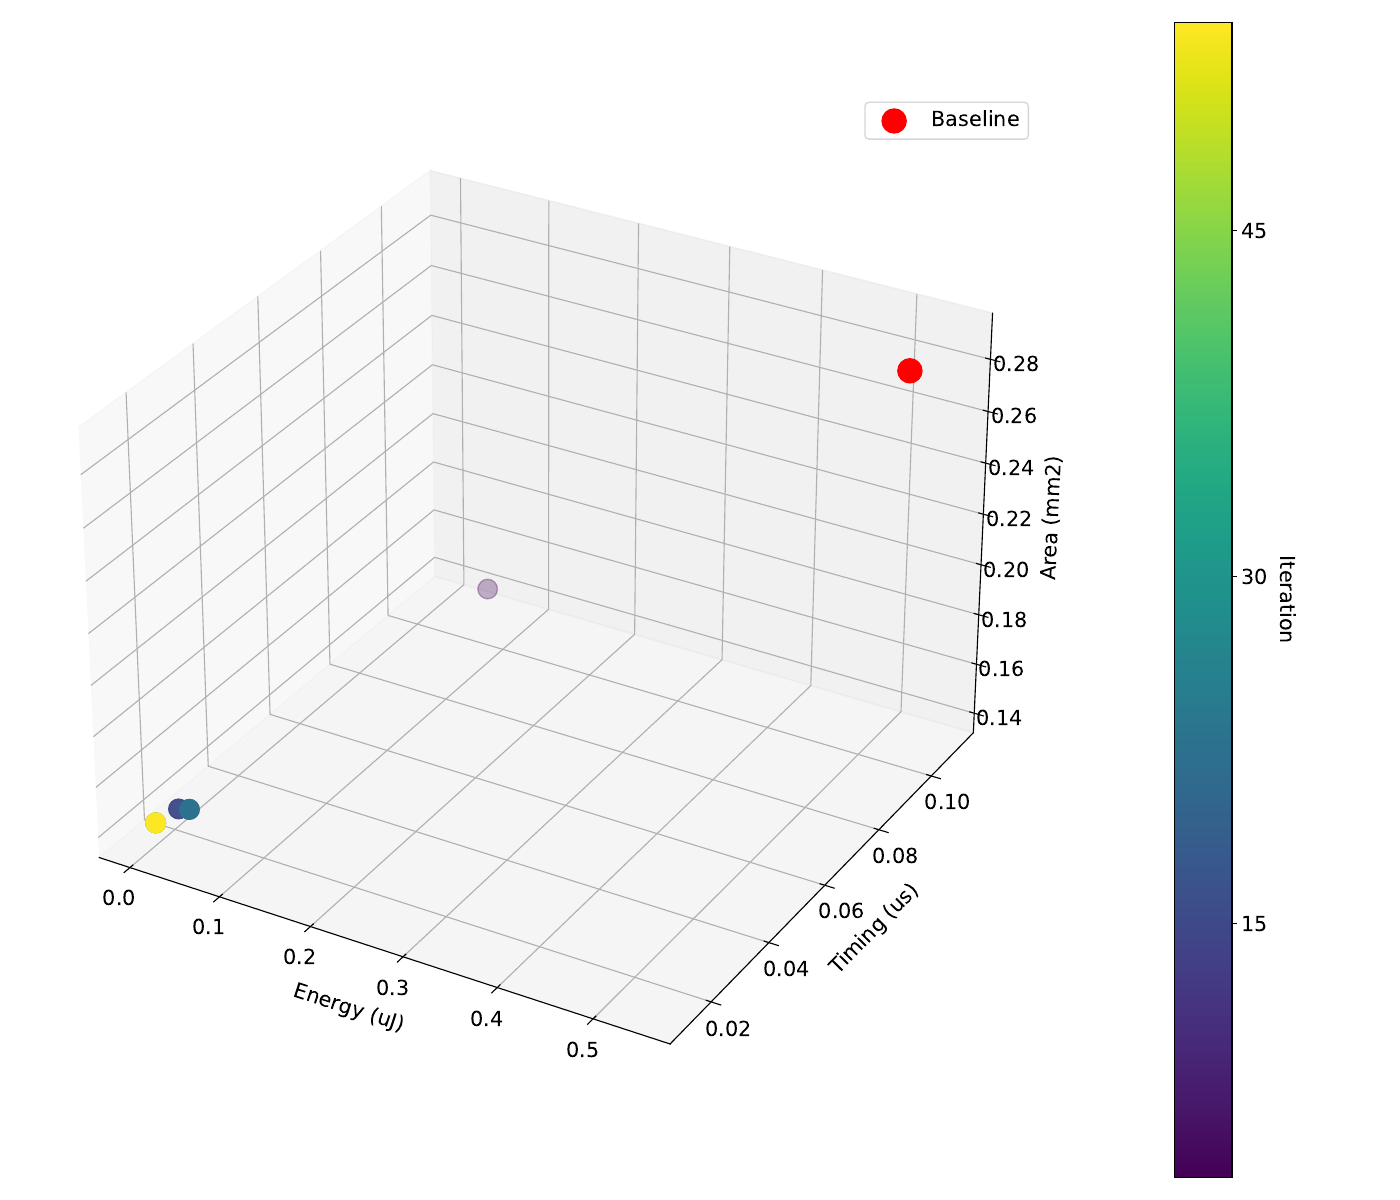

Write Python code to recreate this figure.
from __future__ import annotations

from argparse import ArgumentParser
from typing import List, Tuple

from botorch.utils.multi_objective import is_non_dominated
from matplotlib import pyplot as plt
from mpl_toolkits.mplot3d import Axes3D
from torch import Tensor
from database import Point, PointSet
from utils import read_metric_file

POINT_SIZE: int = 200
BASELINE_SIZE: int = 300
CMAP: str = "viridis"

def filter_constraints(
    points: PointSet, constraints: List[float]
) -> Tuple[PointSet, PointSet]:
    assert len(constraints) == 4, "Constraints should have 4 values"

    indices: List[int] = [
        i for i, point in enumerate(points) if point.is_eligible(constraints)
    ]

    return points.subset(indices), points.exclude(indices)


def get_pareto_set(points: PointSet) -> Tuple[PointSet, PointSet]:
    y_list = points.to_list_compare()

    y: Tensor = Tensor(y_list)  # type: ignore
    output = is_non_dominated(y)
    indices = [i for i, x in enumerate(output) if x]
    assert len(output.shape) == 1, "output should be 1D"

    return points.subset(indices), points.exclude(indices)


def get_label(metric: str) -> str:
    if metric == "accuracy":
        return "Accuracy (%)"
    elif metric == "energy":
        return "Energy (uJ)"
    elif metric == "performance":
        return "Timing (us)"
    elif metric == "area":
        return "Area (mm2)"
    else:
        raise ValueError(f"Unknown metric: {metric}")


def plot_3d_scatter(
    num_iters: int,
    metrics: List[str],
    pareto_set: PointSet,
    dominated_set: PointSet | None,
    uneligible_set: PointSet | None,
    baseline: Point | None,
    notes: List[int],
    labels: List[str],
    point_label: str,
    point_color: str,
):
    """
    Plots a 3D scatter plot with an additional point plotted in a distinct color and thresholds.
    """

    plt.rcParams["font.size"] = 15

    # Creating a figure
    fig = plt.figure(figsize=(14, 12))
    ax = fig.add_subplot(111, projection="3d")

    # plot pareto set
    processed_pareto_set = pareto_set.plot_process(metrics)
    pareto_x, pareto_y, pareto_z = processed_pareto_set
    pareto_indices = pareto_set.get_indices()
    pareto_scatter = ax.scatter(pareto_x, pareto_y, pareto_z, c=pareto_indices, cmap=CMAP, s=POINT_SIZE)  # type: ignore

    # plot colorbar for pareto set
    num_ticks = 5  # Number of ticks to display on the colorbar
    tick_indices = [
        int(i) for i in [num_iters * j / (num_ticks - 1) for j in range(num_ticks)]
    ]
    # tick_indices.append(len(indices) - 1)  # Add the final index
    sorted_tick_indices = sorted(set(tick_indices))  # Remove duplicates and sort
    colorbar = plt.colorbar(pareto_scatter, ax=ax, ticks=tick_indices, pad=0.1)
    colorbar.ax.set_yticklabels(sorted_tick_indices)  # type: ignore
    colorbar.set_label("Iteration", rotation=270, labelpad=20)

    # plot dominated set
    if dominated_set is not None:
        processed_dominated_set = dominated_set.plot_process(metrics)
        dominated_x, dominated_y, dominated_z = processed_dominated_set
        ax.scatter(dominated_x, dominated_y, dominated_z, color="black", s=POINT_SIZE)

    # plot ineligible set
    if uneligible_set is not None:
        processed_ineligible_set = uneligible_set.plot_process(metrics)
        ineligible_x, ineligible_y, ineligible_z = processed_ineligible_set
        ax.scatter(ineligible_x, ineligible_y, ineligible_z, color="gray", s=POINT_SIZE)

    # plot baseline
    if baseline is not None:
        processed_baseline = baseline.process_plot(metrics)
        baseline_x, baseline_y, baseline_z = processed_baseline
        ax.scatter(baseline_x, baseline_y, baseline_z, color=point_color, s=BASELINE_SIZE, label=point_label)  # type: ignore
        ax.legend()

    # plot notes
    for pareto_point in pareto_set:
        if pareto_point.idx in notes:
            processed_pareto_point = pareto_point.process_plot(metrics)
            note_x, note_y, note_z = processed_pareto_point
            ax.text(
                note_x,
                note_y,
                note_z,
                str(pareto_point.idx),
                fontweight="bold",
                zorder=5,
                fontsize=22,
            )

    # set label
    ax.set_xlabel(labels[0], labelpad=10)
    ax.set_ylabel(labels[1], labelpad=10)
    ax.set_zlabel(labels[2], labelpad=10)

    # Adjust layout
    plt.tight_layout()

    # Show the plot
    plt.savefig("pareto_set_constraint.pdf", format="pdf")


def main(
    metric_file: str,
    metrics: List[str],
    plot_baseline: bool,
    plot_ineligible: bool,
    plot_dominated: bool,
    constraint: List[float],
    baseline: List[float],
    baseline_label: str,
    baseline_color: str,
    notes: List[int],
) -> None:
    data = read_metric_file(metric_file)
    point_set = PointSet.from_dict(data)
    num_iters = len(point_set)

    eligible_set, ineligible_set = filter_constraints(point_set, constraint)
    pareto_set, dominated_set = get_pareto_set(eligible_set)

    # prepare plot arguments
    plot_ineligible_set = ineligible_set if plot_ineligible else None
    plot_dominated_set = dominated_set if plot_dominated else None
    plot_baseline_point = Point.from_list(baseline, -1) if plot_baseline else None
    labels = [get_label(metric) for metric in metrics]

    plot_3d_scatter(
        num_iters,
        metrics,
        pareto_set,
        plot_dominated_set,
        plot_ineligible_set,
        plot_baseline_point,
        notes,
        labels,
        baseline_label,
        baseline_color,
    )


if __name__ == "__main__":
    # Create the parser
    parser = ArgumentParser()

    # Add arguments
    parser.add_argument("--metric_file", type=str, help="The metrics file.")
    parser.add_argument(
        "--metrics",
        type=str,
        nargs=3,
        choices=["accuracy", "energy", "performance", "area"],
        help="The metrics to plot. Should have 3 metrics among 'accuracy', 'energy', 'performance', 'area'.",
    )
    parser.add_argument(
        "--baseline", action="store_true", help="If True, plot the baseline."
    )
    parser.add_argument(
        "--ineligible", action="store_true", help="If True, plot the ineligible points."
    )
    parser.add_argument(
        "--dominated",
        action="store_true",
        help="If True, plot the eligible dominated points.",
    )

    # Parse arguments
    args = parser.parse_args()

    # Numerical settings
    # accuracy, energy, performance, area

    # constraint: List[float] = [0.3, 0.5, 0.2, 0.5] # cifar10
    constraint: List[float] = [0.8, 0.5, 0.2, 0.5] # fashion-mnist
    # baseline: List[float] = [0.413, 0.727, 0.227, 0.287] # cifar10
    baseline: List[float] = [0.813, 0.54, 0.1, 0.287] # fashion-mnist
    baseline_label: str = "Baseline"
    baseline_color: str = "red"
    notes: List[int] = [1, 10, 39]

    # get parameters
    metric_file: str = args.metric_file
    metrics: List[str] = args.metrics
    plot_baseline: bool = args.baseline
    plot_ineligible: bool = args.ineligible
    plot_dominated: bool = args.dominated

    main(
        metric_file,
        metrics,
        plot_baseline,
        plot_ineligible,
        plot_dominated,
        constraint,
        baseline,
        baseline_label,
        baseline_color,
        notes,
    )
